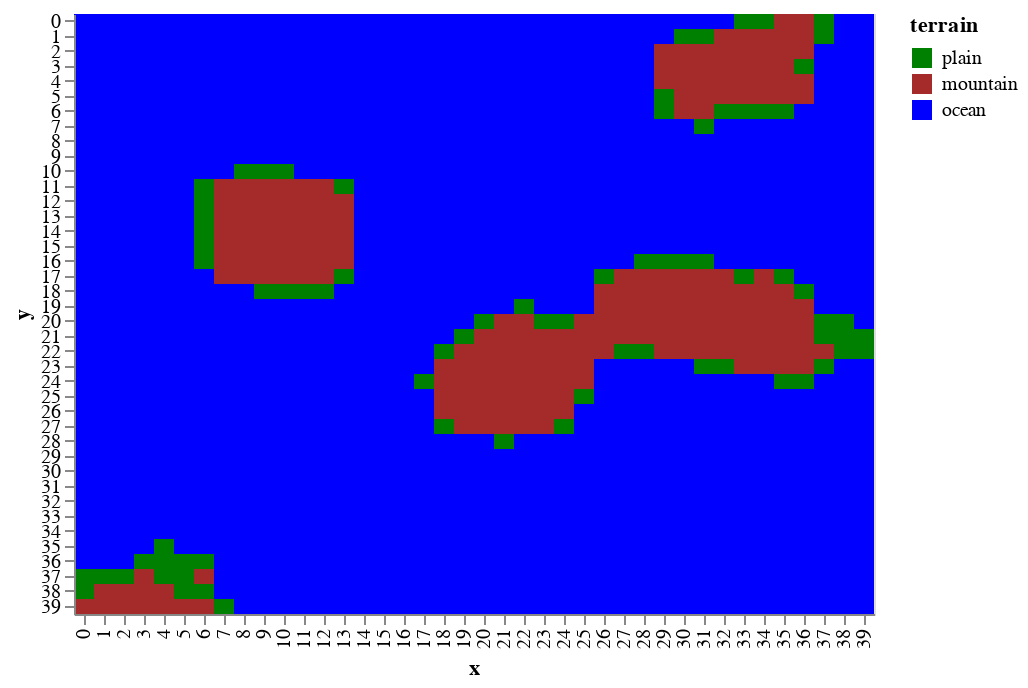

Here is the notebook cell this chart was saved with:
### Markdown cell above
If the oceans were to come in at `height == 0` then you can assume that lower terrain is _under water_

### Code cell
draw.drawTerrainTypes(world.grid_elevation,world.landscape)

### Figure 1 — Vega-Lite specification as saved in the notebook (floating-point values rounded to 4 significant figures; data arrays with more than 128 entries replaced by an {"elided": "..."} marker saying what was removed)
{"$schema": "https://vega.github.io/schema/vega-lite/v2.6.0.json", "config": {"view": {"height": 300, "width": 400}}, "data": {"name": "data-844e201fa3e899534ba67232be0bb43f"}, "datasets": {"data-844e201fa3e899534ba67232be0bb43f": {"elided": "1600 records"}}, "encoding": {"color": {"field": "terrain", "scale": {"domain": ["plain", "mountain", "ocean"], "range": ["green", "brown", "blue"]}, "type": "nominal"}, "x": {"field": "x", "type": "ordinal"}, "y": {"field": "y", "type": "ordinal"}}, "mark": "rect"}
